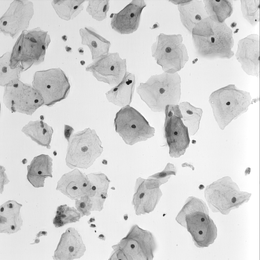
%> input picture imgdir/000.png, 260 x 260 px, shrunk from 1024 x 1024 before the run; its folder holds only this picture in this run
$ octave SegmentationTest.m   (GNU Octave 9; MATLAB toolbox functions it lacks are replaced by stand-ins)
%> lines starting %> are read from the running program, lines starting %| are printed output that depends on the picture; in (x1, y1, x2, y2) boxes, pixels count from 0 and x2, y2 are one past the last pixel; in counts of white or black regions, pixels touching at a corner belong together; the program's own positions count from 1
### SegmentNuclei.m
function [nuclei, contourArea, contourSize] = SegmentNuclei(I)
%%
    if (size(I, 3) == 3)
        I = rgb2gray(I);
    end
    minAcceptableBoundDiff = 15;

    cells = struct('MinSize', 110, 'MinMean', 60, 'MaxMean', 150, 'MinSolidity', 0.9);

    lowN = floor(cells.MinMean / 10) * 10;
    highN = ceil(cells.MaxMean / 10) * 10;

    I = wiener2(I, [5 5]);
    nuclei = zeros(size(I));

    allPixels = length(I(:));
%> allPixels = 67600

    for thresh = lowN: 10: highN
        binaryImage = I <= thresh;
        if sum(binaryImage(:)) > allPixels / 5
            break
        end

        blobs = bwlabel(binaryImage);
        regProp = regionprops(blobs, 'Area', 'Solidity', 'PixelIdxList');
        addTheseRegions = true(length(regProp), 1);
        removeHighSTDTooConcaveTooSmallTooLargeBlobs = ([regProp.Area] < cells.MinSize) | ...
                                                        ([regProp.Solidity] < cells.MinSolidity);

        addTheseRegions(removeHighSTDTooConcaveTooSmallTooLargeBlobs) = false;

        pixelsAlreadyInNuclei = find(blobs ~= 0 & nuclei ~= 0);
        blobsAlreadyInNuclei = unique(blobs(pixelsAlreadyInNuclei));


        nuclei = bwlabel(nuclei);
        nucRegProp = regionprops(nuclei, 'Solidity', 'PixelIdxList');
        if (~isempty(blobsAlreadyInNuclei))
            for j = blobsAlreadyInNuclei'
                intersectWithThese = unique(nuclei(blobs == j));
                if (regProp(j).Solidity < max([nucRegProp(intersectWithThese(intersectWithThese > 0)).Solidity]))
                    addTheseRegions(j) = false;
                end
            end
        end

        nuclei(cat(1, regProp(addTheseRegions).PixelIdxList)) = 1;
        nuclei = logical(nuclei);

    end
%> this loop made 10 passes
%> pass 1, in SegmentNuclei, `binaryImage = I <= thresh;`:
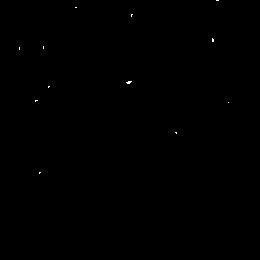
%> binaryImage: size 260x260 logical; 0.07% white in thin lines or dots, all inside (x1, y1, x2, y2) = (19, 0, 229, 174)
%> after the loop, addTheseRegions = 93 logical values, 0 true
    nuclei = bwareaopen(imfill(nuclei, 'holes'), floor(cells.MinSize), 8);

    dilatedSeg = imdilate(nuclei, strel('disk', 1));
    [regionsLabel, ~] = bwlabel(nuclei);
%> regionsLabel: size 260x260 double; every value is 0
    [dilatedRegionsLabel, numOfDilatedRegions] = bwlabel(dilatedSeg);
%> numOfDilatedRegions = 0
    for l = 1: numOfDilatedRegions
        if (length(unique(regionsLabel(dilatedRegionsLabel == l))) >= 3)
            dilatedSeg(dilatedRegionsLabel == l) = nuclei(dilatedRegionsLabel == l);
        end
    end
%> this loop made 0 passes
    nuclei = dilatedSeg;

    [labels, totalLabels] = bwlabel(nuclei);
%> totalLabels = 0
    meanDiff = zeros(totalLabels, 1);
    for i = 1: totalLabels
        dilatedNucleus = imdilate(labels == i, strel('disk', 3, 0));
        meanDiff(i) = mean(I(dilatedNucleus & (labels == 0))) - mean(I(labels == i));
    end
    regProp = regionprops(labels, 'PixelIdxList');
%> regProp = empty struct
    removeNotHighMeanDiff = meanDiff < minAcceptableBoundDiff;
%> removeNotHighMeanDiff = []
    nuclei(cat(1, regProp(removeNotHighMeanDiff).PixelIdxList)) = 0;

    [L, num] = bwlabel(nuclei);
%> num = 0
    [contourArea, contourSize] = deal(cell(num, 1));
%> contourArea = {}; contourSize = {}
    for i = 1: num
        contourArea{i} = L == i;
        contourSize{i} = length(find(contourArea{i}));
    end

### SegmentClumps.m
function allClumps = SegmentClumps(I)
%%
    q = 0.06;

    W = wiener2(I, [5 5]);
    i1 = 0;
    i2 = 0;
    while ((max(i1, i2) < 150) || (gObj.mu(1) == gObj.mu(2)))
        gObj = gmdistribution.fit(double(W(:)), 2);
        i1 = icdf('Normal', q, gObj.mu(1), sqrt(gObj.Sigma(1)));
        i2 = icdf('Normal', q, gObj.mu(2), sqrt(gObj.Sigma(2)));
    end
%> this loop made 1 pass
%> (i1, i2) on pass 1: (144.5, 222.8)

	minMeanIntensity = max(icdf('Normal', .0001, gObj.mu(1), sqrt(gObj.Sigma(1))), ...
        icdf('Normal', .0001, gObj.mu(2), sqrt(gObj.Sigma(2))));
%> minMeanIntensity = 207.6

    clump = I <= max(i1, i2);
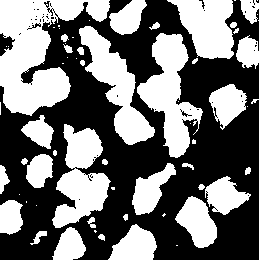
%> clump: size 260x260 logical; 45.2% white; 61 white regions (26 under 20 px), largest, box (x1, y1, x2, y2) and area: (0, 0, 110, 116) 6409, (137, 33, 203, 158) 3692, (52, 124, 111, 228) 3332
    clump = bwareaopen(imopen(clump, strel('disk', 5)), 2000);
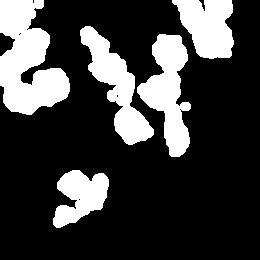
%> clump: size 260x260 logical; 24% white; 5 white regions, box (x1, y1, x2, y2) and area: (0, 0, 70, 115) 5069, (137, 34, 191, 157) 3399, (80, 26, 154, 145) 3172, (172, 0, 234, 59) 2571, (53, 170, 109, 228) 2007

    clumpProps = regionprops(clump, W, 'MeanIntensity', 'PixelIdxList');
%> clumpProps = 5 regions; MeanIntensity: 179.7, 185.3, 183.4, 184.3, 185.2
    clump(vertcat(clumpProps([clumpProps.MeanIntensity] > minMeanIntensity).PixelIdxList)) = 0;

    [L, num] = bwlabel(clump);
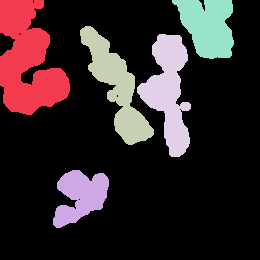
%> L: size 260x260 double; 6 distinct labels, from 0 to 5; one colour per label, 0 black
%> num = 5
    allClumps = cell(num, 1);
%> allClumps = {[], [], [], [], []}
    for i = 1: num
        allClumps{i} = ~bwareaopen(~imdilate(L == i, strel('disk', 1)), 20);
    end
%> this loop made 5 passes
%> after the loop, allClumps = 5 items

%     if (isempty(allClumps))
%         wait  = 5;
%     end

### SegmentCytoplasms.m
function cytoplasms = SegmentCytoplasms(I, loadedVolumeImages, contourSize, contourArea, allClumps, alpha, beta)
%> called with loadedVolumeImages = [], alpha = 1.75, beta = 20
%%
% This section approximates the cytoplasm boundaries.
gridWidth = 8;

includeDetectedNucleus = zeros(length(contourArea), 1);
for i = 1: size(includeDetectedNucleus, 1)
    for j = 1: length(allClumps)
        if (nnz(contourArea{i}(:, :) & allClumps{j}) >= .7 * contourSize{i})
            includeDetectedNucleus(i) = j;
            break
        end
    end
end

nucleusGridSquareRatio = 0.1;
squareArea = gridWidth * gridWidth;

cytoplasms = cell(size(contourSize));
%> cytoplasms = {}
canvas = false(size(allClumps{1}));
for c = 1: length(allClumps)
    nucleiInClump = find(includeDetectedNucleus == c);
    numOfNuclei = length(nucleiInClump);
    if (isempty(nucleiInClump))
        continue
    end

    sClump = regionprops(allClumps{c}, 'BoundingBox');

    W1 = max(floor(sClump(1).BoundingBox(2) - gridWidth), 1);
    W2 = min(ceil(sClump(1).BoundingBox(2) + sClump(1).BoundingBox(4) + gridWidth), size(canvas, 1));
    H1 = max(floor(sClump(1).BoundingBox(1) - gridWidth), 1);
    H2 = min(ceil(sClump(1).BoundingBox(1) + sClump(1).BoundingBox(3) + gridWidth), size(canvas, 2));
    if (W1 == 1)
        W2 = W2 - mod(W2 - W1 + 1, gridWidth);
    else
        W1 = W1 + mod(W2 - W1 + 1, gridWidth);
    end
    if (H1 == 1)
        H2 = H2 - mod(H2 - H1 + 1, gridWidth);
    else
        H1 = H1 + mod(H2 - H1 + 1, gridWidth);
    end

    gridSquareNucleiEffect = zeros(floor((W2 - W1 + 1) / gridWidth), floor((H2 - H1 + 1) / gridWidth), numOfNuclei);

    if (~isempty(loadedVolumeImages))
        gridSquareFocusMeasure = zeros(length(loadedVolumeImages), floor((W2 - W1 + 1) / gridWidth), floor((H2 - H1 + 1) / gridWidth));
        tempVector = zeros(length(loadedVolumeImages), 1);
        for i = 1: (W2 - W1 + 1) / gridWidth
            for j = 1: (H2 - H1 + 1) / gridWidth
                for k = 1: length(loadedVolumeImages)
                    tempGridSquare = loadedVolumeImages{k}((i - 1) * gridWidth + W1: i * gridWidth + W1 - 1, (j - 1) * gridWidth + H1: j * gridWidth + H1 - 1);

                    tempVector(k) = std(double(tempGridSquare(:)));
                end
                if (any(tempVector))
                    tempVector = (tempVector - min(tempVector(:))) / (max(tempVector(:)) - min(tempVector(:)));
                end
                gridSquareFocusMeasure(:, i, j) = tempVector;
            end
        end
    end

    nucleusGridSquares = cell(numOfNuclei, 1);
    nucleusCenterCoord = cell(numOfNuclei, 1);
    nucleusCenterCoordOrig = cell(numOfNuclei, 1);
    for n = 1: numOfNuclei
        nucleusGridSquares{n} = cell(0);
        nucleusInClumpArea = contourArea{nucleiInClump(n)}(W1: W2, H1: H2);
        nucleusProp = regionprops(nucleusInClumpArea, 'Centroid');
        nucleusCenterCoordOrig{n} = round(nucleusProp.Centroid);
        nucleusCenterCoord{n} = ceil(nucleusProp.Centroid / gridWidth);
        for i = 1: (W2 - W1 + 1) / gridWidth
            for j = 1: (H2 - H1 + 1) / gridWidth
                if (nnz(nucleusInClumpArea((i - 1) * gridWidth + 1: i * gridWidth, (j - 1) * gridWidth + 1: j * gridWidth)) > nucleusGridSquareRatio * squareArea)
                    nucleusGridSquares{n}{end + 1} = [i, j];
                end
            end
        end

        if (isempty(nucleusGridSquares{n}))
            return
        end

        for i = 1: (W2 - W1 + 1) / gridWidth
            for j = 1: (H2 - H1 + 1) / gridWidth
                for k = 1: length(nucleusGridSquares{n})
                    if (~isempty(loadedVolumeImages))
                        gridSquareNucleiEffect(i, j, n) = gridSquareNucleiEffect(i, j, n) + ...
                            exp(-(sqrt(sum((gridSquareFocusMeasure(:, i, j) - gridSquareFocusMeasure(:, nucleusGridSquares{n}{k}(1), nucleusGridSquares{n}{k}(2))) .^ 2))^2 / (2 * alpha^2))) * ...
                            exp(-(norm([i - nucleusGridSquares{n}{k}(1), j - nucleusGridSquares{n}{k}(2)])^2 / (2 * alpha^2)));
                    else
                        gridSquareNucleiEffect(i, j, n) = gridSquareNucleiEffect(i, j, n) + ...
                            exp(-(norm([i - nucleusGridSquares{n}{k}(1), j - nucleusGridSquares{n}{k}(2)])^2 / (2 * alpha^2)));
                    end
                end
                gridSquareNucleiEffect(i, j, n) = gridSquareNucleiEffect(i, j, n) / length(nucleusGridSquares{n});
            end
        end
    end

    sumOfNucleiEffect = sum(gridSquareNucleiEffect, 3);
    shrinkedClump = imresize(allClumps{c}(W1: W2, H1: H2), 1 / gridWidth);
    for n = 1: numOfNuclei
        thisNucleusEffect = beta * gridSquareNucleiEffect(:, :, n) - sumOfNucleiEffect;

        cellBlobs = imfill(thisNucleusEffect > 0.0, 'holes');
        cellBlobs = imopen(cellBlobs & shrinkedClump, strel('diamond', 1));

        % Removing unreachable grid squares (pixels in cellBlobs)...
        needToContinue = true;
        while (needToContinue)
            needToContinue = false;
            [pixX, pixY] = find(cellBlobs);
            for i = 1: length(pixX);
                [inBetweenX, inBetweenY] = bresenham(pixX(i), pixY(i), nucleusCenterCoord{n}(2), nucleusCenterCoord{n}(1));
                inBetweenIndexes = sub2ind(size(cellBlobs), inBetweenX, inBetweenY);
                if ~all(cellBlobs(inBetweenIndexes))
                    cellBlobs(pixX(i), pixY(i)) = false;
                    needToContinue = true;
                end
            end
        end

        cytoplasms{nucleiInClump(n)} = canvas;
        cytoplasms{nucleiInClump(n)}(W1: W2, H1: H2) = allClumps{c}(W1: W2, H1: H2) & imresize(cellBlobs, gridWidth);
        [labeledCellBlobs, ~] = bwlabel(cytoplasms{nucleiInClump(n)}(W1: W2, H1: H2), 4);
        cytoplasms{nucleiInClump(n)}(W1: W2, H1: H2) = labeledCellBlobs == labeledCellBlobs(nucleusCenterCoordOrig{n}(2), nucleusCenterCoordOrig{n}(1));
        if (~labeledCellBlobs(nucleusCenterCoordOrig{n}(2), nucleusCenterCoordOrig{n}(1)))
            disp('ERROR!')
        end

    end
end

cytoplasms = {cytoplasms{includeDetectedNucleus ~= 0}}';

%%
% It is supposed that nucleus center is at most 150 pixels far horizontally
% or vertically from the cell boundary and we discretize it to 0.5 units.
[discUnits, angleSin] = meshgrid((0: 1: 300), sin((0: 2 * pi / 360: 2 * pi - 0.00001)));
xInc = round(discUnits .* angleSin);
[~, angleCos] = meshgrid((0: 1: 300), cos((0: 2 * pi / 360: 2 * pi - 0.00001)));
yInc = round(discUnits .* angleCos);

contourArea = contourArea(includeDetectedNucleus ~= 0);
includeDetectedNucleus = includeDetectedNucleus(includeDetectedNucleus ~= 0);
%> includeDetectedNucleus = []

cytoIsChanging = true(length(cytoplasms), 1);
%> cytoIsChanging = []
for X = 1: 20
    if (~any(cytoIsChanging))
        break;
    end

    if (X == 1)

        for i = 1: length(contourArea)
            expanded = imdilate(contourArea{i}, strel('disk', 7, 0));
            expanded(contourArea{i}) = false;
            I(imdilate(contourArea{i}, strel('disk', 1, 0))) = mean(mean(I(expanded)));
        end

        meanNucleiPix = regionprops(logical(sum(reshape([contourArea{:}], size(I, 1), size(I, 2), []), 3)), I, 'MeanIntensity');
        I = max(I, min([meanNucleiPix.MeanIntensity]));

        I = wiener2(I, [5 5]);
        intensityImage = im2double(I);
        foreground = any(reshape([allClumps{:}], size(intensityImage, 1), size(intensityImage, 2), []), 3);
        intensityImage(~foreground) = 1;
    end

    a = 10;
    c = .5;

    for i = 1: length(cytoplasms)
        if (~cytoIsChanging(i))
            continue
        end

        cytoplasmProp = regionprops(cytoplasms{i}, 'BoundingBox', 'PixelIdxList', 'PixelList');
        nucleusCent = regionprops(contourArea{i}, 'Centroid');
        nucX = round(nucleusCent.Centroid(2));
        nucY = round(nucleusCent.Centroid(1));

        x1 = ceil(cytoplasmProp.BoundingBox(2));
        x2 = x1 + ceil(cytoplasmProp.BoundingBox(4)) - 1;
        y1 = ceil(cytoplasmProp.BoundingBox(1));
        y2 = y1 + ceil(cytoplasmProp.BoundingBox(3)) - 1;
        allX = nucX - xInc;
        allY = nucY + yInc;

        inImage = (allX <= size(intensityImage, 1)) & (allX >= 1) & (allY <= size(intensityImage, 2)) & (allY >= 1);
        inCytoplasm = (allX <= x2) & (allX >= x1) & (allY <= y2) & (allY >= y1);
        inRangeInd = sub2ind(size(intensityImage), allX(inCytoplasm), allY(inCytoplasm));
        inCytoplasm(inCytoplasm) = ismember(inRangeInd, cytoplasmProp.PixelIdxList);

        allBoundaryPoints = zeros(360, 2);
        previousBoundaryPoints = zeros(360, 2);
        includeBoundaryPoints = true(360, 1);
        boundaryPointChanged = true(360, 1);

        for r = 1: 360
            if (X == 1)
                firstPixOutCyto = find(~inCytoplasm(r, :), 1);
                lastPixInCyto = firstPixOutCyto - 1;
                rayLength = min(2 * lastPixInCyto, size(allX, 2));
                firstPixOutImg = find(~inImage(r, :), 1);
                if (~isempty(firstPixOutImg))
                    rayLength = min(rayLength, firstPixOutImg - 1);
                end
                rayWeightVector = 1 - abs((1: rayLength) - lastPixInCyto) / lastPixInCyto;
                rayWeightVector = sigmf(rayWeightVector, [a c]);
            else
                firstPixOutCyto = find(~inCytoplasm(r, :), 1);
                lastPixInCyto = firstPixOutCyto - 1;
                rayLength = lastPixInCyto;
                firstPixOutImg = find(~inImage(r, :), 1);
                if (~isempty(firstPixOutImg))
                    rayLength = min(rayLength, firstPixOutImg - 1);
                end
                rayWeightVector = (1: rayLength) / rayLength;
                rayWeightVector = sigmf(rayWeightVector, [a c]);
            end

            rayX = allX(r, 1: rayLength);
            rayY = allY(r, 1: rayLength);
            previousBoundaryPoints(r, 1) = allX(r, lastPixInCyto);
            previousBoundaryPoints(r, 2) = allY(r, lastPixInCyto);
            indexes = sub2ind(size(intensityImage), rayX, rayY);
            rayPixels = intensityImage(indexes);

            tmp = [0, 0, rayPixels, 1, 1];
            diff = zeros(length(rayPixels), 1);
            for xR = 3: length(tmp) - 2
                diff(xR - 2) = sum(tmp(xR - 1)) - sum(tmp(xR + 1));
            end
            [~, pos] = min(rayWeightVector' .* diff);

            if (rayLength - pos <= 5)
                boundaryPointChanged(r) = false;
            end

            [bX, bY] = ind2sub(size(intensityImage), indexes(pos));
            allBoundaryPoints(r, :) = [bX, bY];
        end
        allBoundaryPoints = allBoundaryPoints(includeBoundaryPoints, :);

        fittingPolynomialOrder = 3;
        fittingWindowWidth = 2 * floor(size(allBoundaryPoints, 1) / 8) + 1;

        fittingMargin = floor(fittingWindowWidth / 2);
        smoothX = sgolayfilt([allBoundaryPoints(end - fittingMargin + 1: end, 2); ...
            allBoundaryPoints(:, 2); allBoundaryPoints(1: fittingMargin, 2)], ...
            fittingPolynomialOrder, fittingWindowWidth);
        smoothY = sgolayfilt([allBoundaryPoints(end - fittingMargin + 1: end, 1); ...
            allBoundaryPoints(:, 1); allBoundaryPoints(1: fittingMargin, 1)], ...
            fittingPolynomialOrder, fittingWindowWidth);
        smoothX = smoothX(fittingMargin + 1: end - fittingMargin);
        smoothY = smoothY(fittingMargin + 1: end - fittingMargin);

        distSmoothBoundary = [smoothY, smoothX] - allBoundaryPoints;
        distValue = sqrt(sum(distSmoothBoundary .^ 2, 2));

        newBoundaryPoints = allBoundaryPoints(distValue <= 10, :);
        fittingWindowWidth = 2 * floor(size(newBoundaryPoints, 1) / 16) + 1;
        fittingMargin = floor(fittingWindowWidth / 2);
        smoothX = sgolayfilt([newBoundaryPoints(end - fittingMargin + 1: end, 2); ...
            newBoundaryPoints(:, 2); newBoundaryPoints(1: fittingMargin, 2)], ...
            fittingPolynomialOrder, fittingWindowWidth);
        smoothY = sgolayfilt([newBoundaryPoints(end - fittingMargin + 1: end, 1); ...
            newBoundaryPoints(:, 1); newBoundaryPoints(1: fittingMargin, 1)], ...
            fittingPolynomialOrder, fittingWindowWidth);
        smoothX = smoothX(fittingMargin + 1: end - fittingMargin);
        smoothY = smoothY(fittingMargin + 1: end - fittingMargin);

        newCyto = poly2mask(smoothX, smoothY, size(intensityImage, 1), size(intensityImage, 2));

        addX = round(smoothX);
        addY = round(smoothY);
        addX = min(addX, size(newCyto, 2));
        addY = min(addY, size(newCyto, 1));
        addX = max(addX, 1);
        addY = max(addY, 1);
        newCyto(sub2ind(size(newCyto), addY, addX)) = true;

        newCyto = newCyto & allClumps{includeDetectedNucleus(i)};
        newCyto = imreconstruct(contourArea{i}, newCyto) | contourArea{i};

        newAndPreDiff = (newCyto & ~cytoplasms{i}) | (~newCyto & cytoplasms{i});

        if ((nnz(newAndPreDiff) / nnz(cytoplasms{i}) < 0.01))
            cytoIsChanging(i) = false;
        end

        cytoplasms{i} = newCyto;
    end
end
%> I is the input picture: size 260x260 uint8; min 17, max 255, mean 212.9

### SegmentationTest.m
dataDirectory ='.\';
testCases = dir(fullfile(dataDirectory, 'imgdir', '*.png'));
fprintf('\nReading cytoplasm ground truth... ');
testResults = cell(length(testCases), 1);
fprintf('Done.\n');

tic
%%
% Segmenting nuclei and cell clumps...
fprintf('\nLoading stack images... ');
allVolumeImages = [];
allVolumeImages = cell(length(testCases), 1);
alpha = 1.75;
beta = 20;

fprintf('\nSegmenting nuclei and cell clumps... \n');
imageInfo = cell(length(testCases), 1);


parfor i = 1: length(testCases)
    fprintf('\t%s: ', testCases(i).name(1: end - 4));
    imageName = fullfile(dataDirectory, 'imgdir', testCases(i).name);
    imageInfo{i}.loadedImg = imread(imageName);
    %%%%%TO DO: Segment Nuclei
    [imageInfo{i}.nuclei, imageInfo{i}.contourArea, imageInfo{i}.contourSize] = SegmentNuclei(imageInfo{i}.loadedImg);
    fprintf('nuclei segmented,');
    %%%%%TO DO: Segment Clumps
    imageInfo{i}.allClumps = SegmentClumps(imageInfo{i}.loadedImg);
    fprintf('cell clump segmented.\n');
    %%%%%%TO DO: Segment Cell Boundary
    fprintf('\nSegmenting overlapping cytoplasms (alpha = %0.2f, beta = %0.2f)...\n', alpha, beta);
    cytoplasms = SegmentCytoplasms(imageInfo{i}.loadedImg, allVolumeImages{i}, imageInfo{i}.contourSize, imageInfo{i}.contourArea, imageInfo{i}.allClumps, alpha, beta);
%> cytoplasms = {}
    testResults{i} = cytoplasms;
    fprintf('cytoplasms segmented.\n');

end
fprintf('All Segmentation Done.\n');
toc

%%
%%%%%%%%%%%%%%%% Results

for i = 1: length(testCases)
    fprintf('\t%s show: ', testCases(i).name(1: end));
    imageName = fullfile(dataDirectory, 'imgdir', testCases(i).name);
    imageInfo{i}.loadedImg = imread(imageName);
    img_nuclei = imageInfo{i}.nuclei;
    img_nucleiBoundary=bwperim(img_nuclei);
    figure;imshow(imageInfo{i}.loadedImg);title('Original Image');
    hold on;

    %%%%%%%%%% green for nulei boundary
    [nuclei_B,nuclei_L] = bwboundaries(img_nucleiBoundary,'noholes');
%> nuclei_B = {}
    for n = 1:length(nuclei_B)
        nuclei_boundary = nuclei_B{n};
        plot(nuclei_boundary(:,2), nuclei_boundary(:,1), 'g', 'LineWidth', 1)
    end

    %%%%%%%%%%% red for nulei coordinate
    Ilabel = bwlabel(img_nuclei);
    Area_I = regionprops(Ilabel,'centroid');
%> Area_I = 0 regions
    for x = 1: numel(Area_I)
        plot(Area_I(x).Centroid(1),Area_I(x).Centroid(2),'r.','markersize',10);%b.
    end;


    %%%%%%%%%%%%% red for cell boundary
    cellNo=size(testResults{i},1);
%> cellNo = 0
    for j=1:cellNo
        img_temp=testResults{i}{j,1};
        if isa(img_temp,'logical')
            [B_i,L] = bwboundaries(img_temp,'noholes');
            for j_i = 1:length(B_i)
                boundary = B_i{j_i};
                plot(boundary(:,2), boundary(:,1), 'r', 'LineWidth', 1)
            end
         end
    end

    %imwrite(imageInfo{i}.loadedImg,sprintf('%s%d%s','./result/',i,'.bmp'));%%图片保存
end
